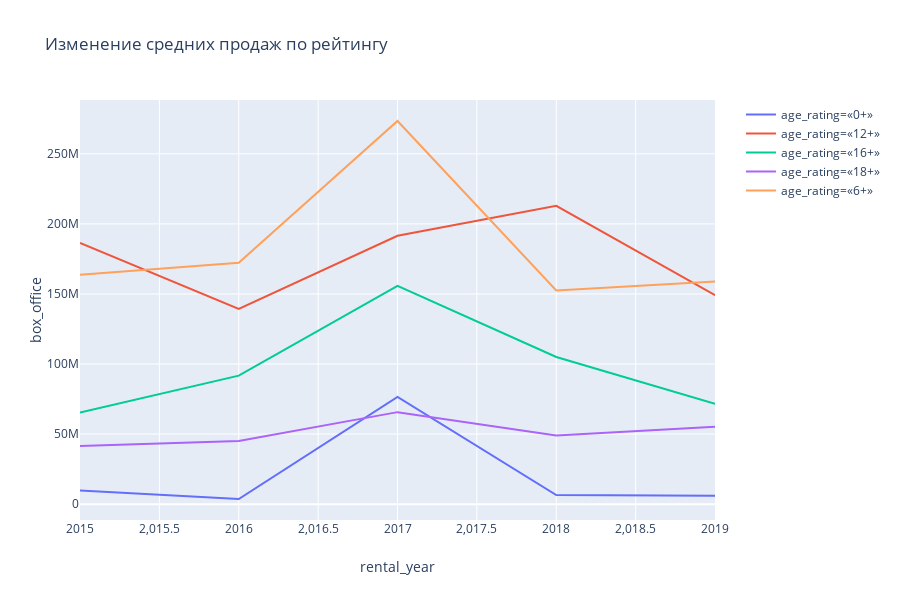

Notebook source saved alongside this figure:
### Markdown cell above
Фильмы с преобладающим количество сборов - это фильмы с ограничением в 12+ и 6+, скорее всего это связано с тем, что родители с детьми склонны ходить на фильмы без всякой жести, которая есть в 16+ и 18+ фильмах, но и без излишней "детскости" как в фильмах 0+, таким образом фильмы 6+ и 12+ будет интересно смотреть как родителям, так и детям. Фильмы 0+ почти всегда получали меньше всех кассовых сборов и только в 1 год, скорее всего какой-нибудь 1 фильм повлиял на это, кассовые сборы были велики, обусловлено опять же тем, что фильмы для самых маленьких совсем скучные. Ну а фильмы 18+ вторые с конца потому что в целом люди старше 18 реже посещают кинотеатры, чем те кому меньше 18.

### Code cell
def get_value(s, sep = '-'):
    """
    Функция для выбора элемента из перечисления
    По сути она похожа на твою
    """
    
    value_lst = s.split(sep=sep)
    return value_lst[0]

movies_df['age_rating'] = movies_df['age_restriction'].apply(lambda x: get_value(x, sep='-'))
display(movies_df[['age_restriction', 'age_rating']].head())

import plotly.express as px

fig = px.line(movies_df.query('rental_year >= 2015').pivot_table(index = ['rental_year', 'age_rating'], values = 'box_office', aggfunc = 'mean').reset_index(),
             x = 'rental_year', y = 'box_office', color = 'age_rating', title = 'Изменение средних продаж по рейтингу')
fig.show()

### Figure 1 — Plotly figure (JSON) as saved in the notebook; plotly's stock layout.template omitted (floating-point values rounded to 4 significant figures)
{"data": [{"hoverlabel": {"namelength": 0}, "hovertemplate": "age_rating=«0+» <br>rental_year=%{x}<br>box_office=%{y}", "legendgroup": "age_rating=«0+» ", "line": {"color": "#636efa", "dash": "solid"}, "mode": "lines", "name": "age_rating=«0+» ", "showlegend": true, "type": "scatter", "x": [2015, 2016, 2017, 2018, 2019], "xaxis": "x", "y": [9719000.0, 3664000.0, 76530000.0, 6490000.0, 5915000.0], "yaxis": "y"}, {"hoverlabel": {"namelength": 0}, "hovertemplate": "age_rating=«12+» <br>rental_year=%{x}<br>box_office=%{y}", "legendgroup": "age_rating=«12+» ", "line": {"color": "#EF553B", "dash": "solid"}, "mode": "lines", "name": "age_rating=«12+» ", "showlegend": true, "type": "scatter", "x": [2015, 2016, 2017, 2018, 2019], "xaxis": "x", "y": [186400000.0, 139400000.0, 191500000.0, 212900000.0, 149200000.0], "yaxis": "y"}, {"hoverlabel": {"namelength": 0}, "hovertemplate": "age_rating=«16+» <br>rental_year=%{x}<br>box_office=%{y}", "legendgroup": "age_rating=«16+» ", "line": {"color": "#00cc96", "dash": "solid"}, "mode": "lines", "name": "age_rating=«16+» ", "showlegend": true, "type": "scatter", "x": [2015, 2016, 2017, 2018, 2019], "xaxis": "x", "y": [65340000.0, 91680000.0, 155800000.0, 105000000.0, 71650000.0], "yaxis": "y"}, {"hoverlabel": {"namelength": 0}, "hovertemplate": "age_rating=«18+» <br>rental_year=%{x}<br>box_office=%{y}", "legendgroup": "age_rating=«18+» ", "line": {"color": "#ab63fa", "dash": "solid"}, "mode": "lines", "name": "age_rating=«18+» ", "showlegend": true, "type": "scatter", "x": [2015, 2016, 2017, 2018, 2019], "xaxis": "x", "y": [41450000.0, 44990000.0, 65660000.0, 48940000.0, 55310000.0], "yaxis": "y"}, {"hoverlabel": {"namelength": 0}, "hovertemplate": "age_rating=«6+» <br>rental_year=%{x}<br>box_office=%{y}", "legendgroup": "age_rating=«6+» ", "line": {"color": "#FFA15A", "dash": "solid"}, "mode": "lines", "name": "age_rating=«6+» ", "showlegend": true, "type": "scatter", "x": [2015, 2016, 2017, 2018, 2019], "xaxis": "x", "y": [163800000.0, 172200000.0, 273400000.0, 152500000.0, 158800000.0], "yaxis": "y"}], "layout": {"height": 600, "legend": {"tracegroupgap": 0}, "title": {"text": "Изменение средних продаж по рейтингу"}, "xaxis": {"anchor": "y", "domain": [0, 0.98], "title": {"text": "rental_year"}}, "yaxis": {"anchor": "x", "domain": [0, 1], "title": {"text": "box_office"}}}}
